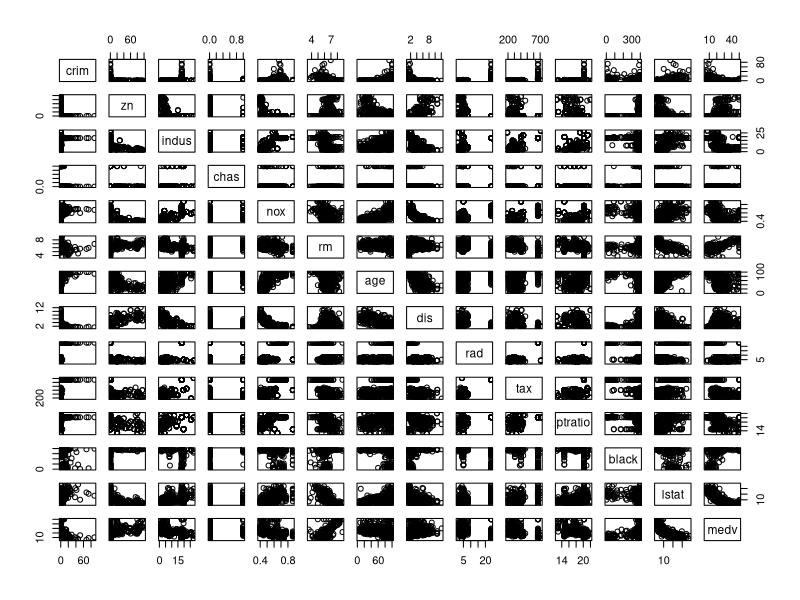
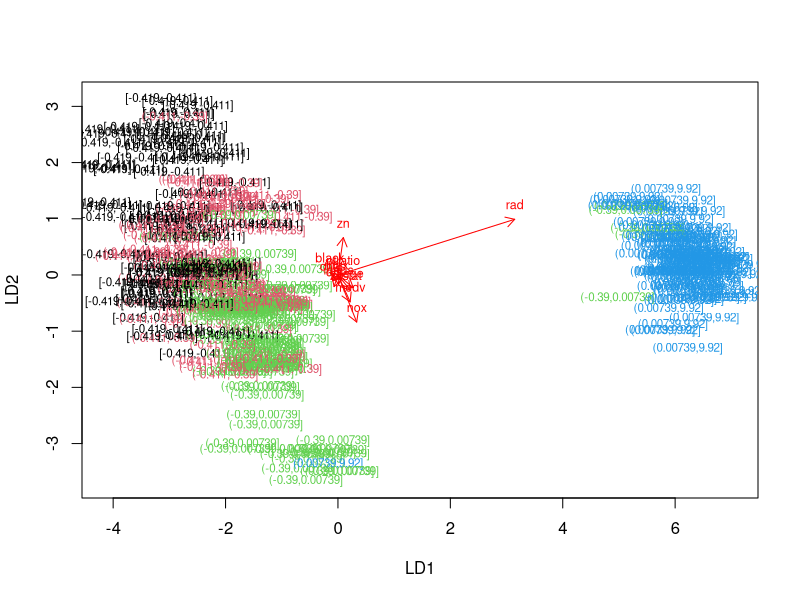

Here is the R script that generated these plots, in order:
## ---- chunk 1
library(MASS)
 data("Boston")
 str(Boston)
 dim(Boston)
## ---- chunk 2
 pairs(Boston)
  summary(Boston)
## ---- chunk 3
boston_scaled <- scale(Boston)
summary(boston_scaled)
boston_scaled <- as.data.frame(boston_scaled)
## ---- chunk 4
scaled_crim <- boston_scaled$crim
bins <- quantile(scaled_crim)
crime <- cut(scaled_crim, breaks = bins, include.lowest = TRUE)
boston_scaled<- dplyr:: select(boston_scaled, -crim)
boston_scaled<- data.frame(boston_scaled, crime)
n<- nrow(boston_scaled)
ind <- sample(n,  size = n * 0.8)
train <- boston_scaled[ind,]
test <- boston_scaled[-ind,]
correct_classes <-test$crime
test <- dplyr::select(test, -crime)





lda.fit<- lda(crime~., data = train)

lda.arrows <- function(x, myscale = 1, arrow_heads = 0.1, color = "red", tex = 0.75, choices = c(1,2)){
  heads <- coef(x)
  arrows(x0 = 0, y0 = 0, 
         x1 = myscale * heads[,choices[1]], 
         y1 = myscale * heads[,choices[2]], col=color, length = arrow_heads)
  text(myscale * heads[,choices], labels = row.names(heads), 
       cex = tex, col=color, pos=3)
}
classes <- as.numeric(train$crime)


plot(lda.fit, dimen = 2, col=classes, pch= classes)
lda.arrows(lda.fit, myscale = 1)

lda.pred <- predict(lda.fit, newdata = test)
table(correct = correct_classes, predicted = lda.pred$class)
 
